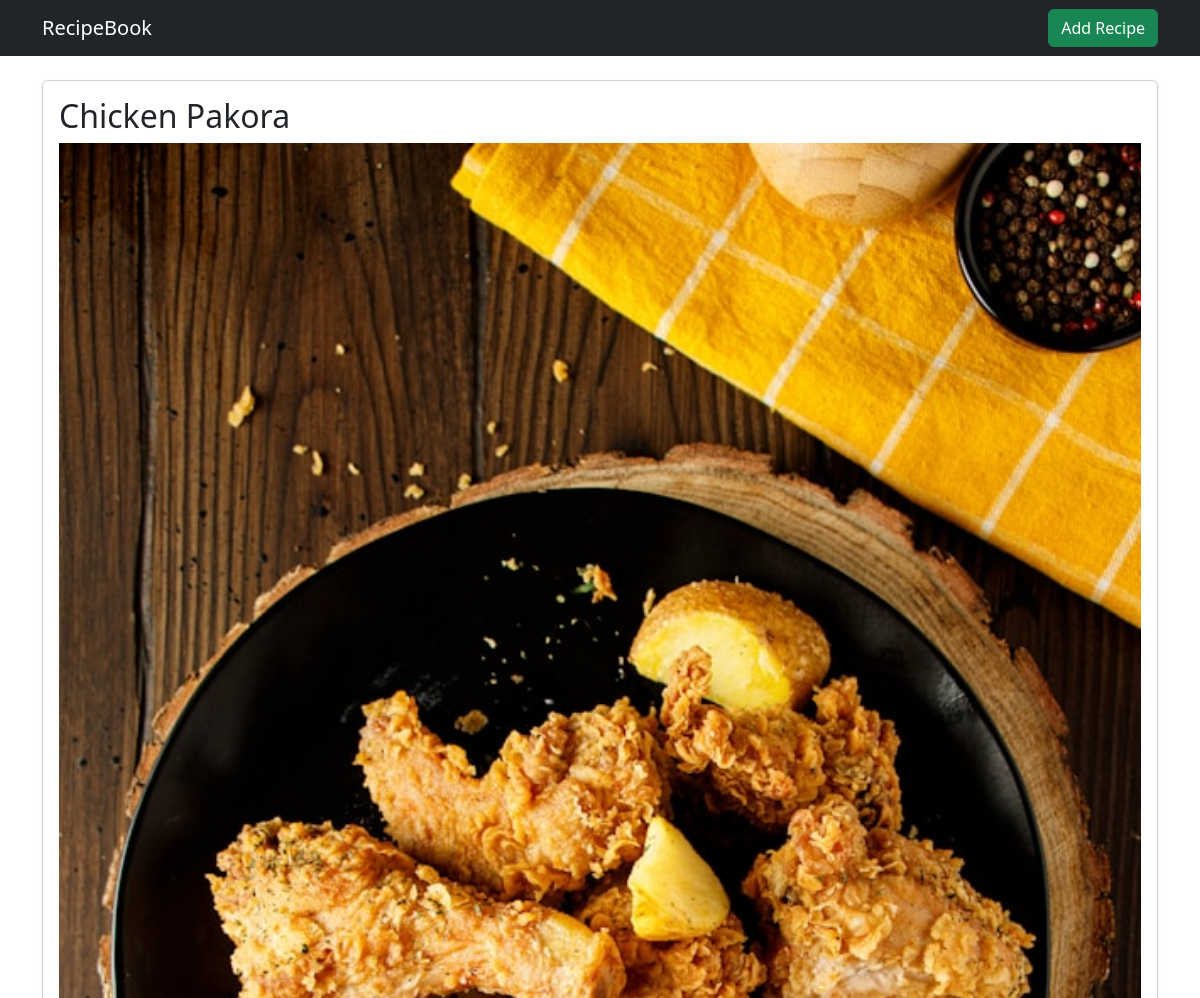
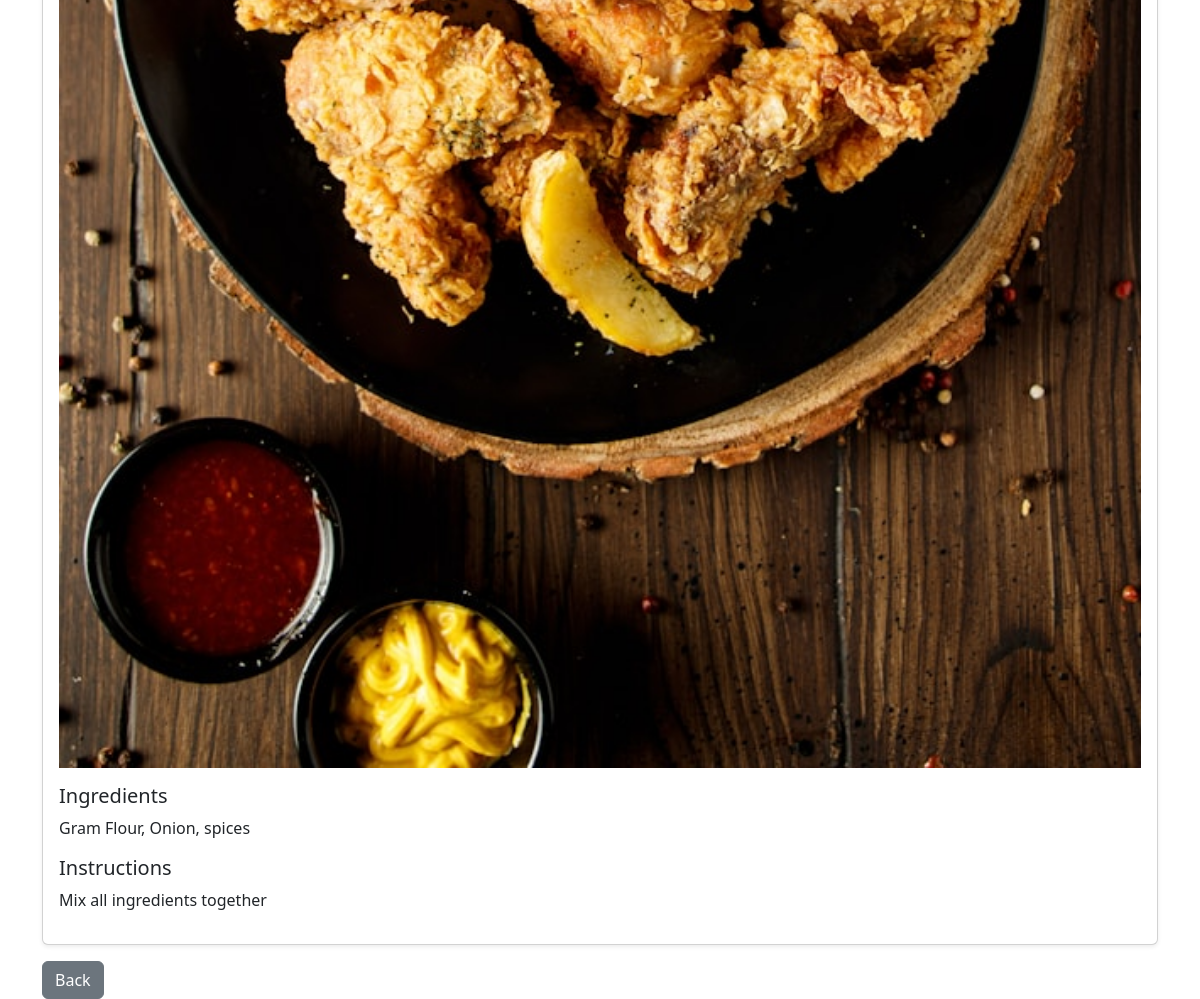
/recipe/4/, run on the app's committed database (2 pictures, top to bottom).
### recipes/models.py (models this page shows, shortened)
class Recipe(models.Model):
    title = models.CharField(max_length=200)
    category = models.ForeignKey(Category, on_delete=models.CASCADE)
    ingredients = models.TextField()
    instructions = models.TextField()
    image = models.ImageField(upload_to='recipes/', blank=True, null=True)

### recipes/views.py (the view)
# urls.py: path('recipe/<int:pk>/', views.recipe_detail, name='detail'),
def recipe_detail(request, pk):
    recipe = get_object_or_404(Recipe, pk=pk)
    return render(request, 'recipes/detail.html', {'recipe': recipe})

### recipes/templates/recipes/detail.html
{% extends 'recipes/base.html' %}
{% block content %}
<div class="card shadow-sm p-3">
    <h2>{{ recipe.title }}</h2>
    {% if recipe.image %}
    <img src="{{ recipe.image.url }}" class="img-fluid mb-3">
    {% endif %}
    <h5>Ingredients</h5>
    <p>{{ recipe.ingredients }}</p>
    <h5>Instructions</h5>
    <p>{{ recipe.instructions }}</p>
</div>
<a href="/" class="btn btn-secondary mt-3">Back</a>
{% endblock %}

### data on the page
Recipe: title "Chicken Pakora", image (picture), ingredients "Gram Flour, Onion, spices", instructions "Mix all ingredients together"
